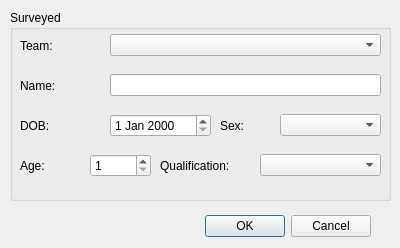
<?xml version="1.0" encoding="UTF-8"?>
<ui version="4.0">
 <class>ManCreateDialog</class>
 <widget class="QDialog" name="ManCreateDialog">
  <property name="geometry">
   <rect>
    <x>0</x>
    <y>0</y>
    <width>400</width>
    <height>248</height>
   </rect>
  </property>
  <property name="windowTitle">
   <string>Man create dialog</string>
  </property>
  <widget class="QDialogButtonBox" name="buttonBox">
   <property name="geometry">
    <rect>
     <x>30</x>
     <y>210</y>
     <width>341</width>
     <height>32</height>
    </rect>
   </property>
   <property name="orientation">
    <enum>Qt::Horizontal</enum>
   </property>
   <property name="standardButtons">
    <set>QDialogButtonBox::Cancel|QDialogButtonBox::Ok</set>
   </property>
  </widget>
  <widget class="QGroupBox" name="groupBox">
   <property name="geometry">
    <rect>
     <x>10</x>
     <y>10</y>
     <width>381</width>
     <height>191</height>
    </rect>
   </property>
   <property name="title">
    <string>Surveyed</string>
   </property>
   <widget class="QWidget" name="horizontalLayoutWidget">
    <property name="geometry">
     <rect>
      <x>10</x>
      <y>20</y>
      <width>81</width>
      <height>31</height>
     </rect>
    </property>
    <layout class="QHBoxLayout" name="horizontalLayout">
     <item>
      <widget class="QLabel" name="label">
       <property name="text">
        <string>Team:</string>
       </property>
      </widget>
     </item>
    </layout>
   </widget>
   <widget class="QWidget" name="verticalLayoutWidget">
    <property name="geometry">
     <rect>
      <x>100</x>
      <y>20</y>
      <width>271</width>
      <height>31</height>
     </rect>
    </property>
    <layout class="QVBoxLayout" name="verticalLayout">
     <item>
      <widget class="QComboBox" name="comboBox"/>
     </item>
    </layout>
   </widget>
   <widget class="QWidget" name="verticalLayoutWidget_2">
    <property name="geometry">
     <rect>
      <x>100</x>
      <y>60</y>
      <width>271</width>
      <height>31</height>
     </rect>
    </property>
    <layout class="QVBoxLayout" name="verticalLayout_2">
     <item>
      <widget class="QLineEdit" name="lineEdit"/>
     </item>
    </layout>
   </widget>
   <widget class="QWidget" name="horizontalLayoutWidget_2">
    <property name="geometry">
     <rect>
      <x>10</x>
      <y>60</y>
      <width>81</width>
      <height>31</height>
     </rect>
    </property>
    <layout class="QHBoxLayout" name="horizontalLayout_2">
     <item>
      <widget class="QLabel" name="label_2">
       <property name="text">
        <string>Name:</string>
       </property>
      </widget>
     </item>
    </layout>
   </widget>
   <widget class="QWidget" name="horizontalLayoutWidget_3">
    <property name="geometry">
     <rect>
      <x>10</x>
      <y>100</y>
      <width>81</width>
      <height>31</height>
     </rect>
    </property>
    <layout class="QHBoxLayout" name="horizontalLayout_3">
     <item>
      <widget class="QLabel" name="label_3">
       <property name="text">
        <string>DOB:</string>
       </property>
      </widget>
     </item>
    </layout>
   </widget>
   <widget class="QWidget" name="verticalLayoutWidget_3">
    <property name="geometry">
     <rect>
      <x>100</x>
      <y>100</y>
      <width>101</width>
      <height>31</height>
     </rect>
    </property>
    <layout class="QVBoxLayout" name="verticalLayout_3">
     <item>
      <widget class="QDateEdit" name="dateEdit"/>
     </item>
    </layout>
   </widget>
   <widget class="QWidget" name="horizontalLayoutWidget_4">
    <property name="geometry">
     <rect>
      <x>210</x>
      <y>100</y>
      <width>51</width>
      <height>31</height>
     </rect>
    </property>
    <layout class="QHBoxLayout" name="horizontalLayout_4">
     <item>
      <widget class="QLabel" name="label_4">
       <property name="text">
        <string>Sex:</string>
       </property>
      </widget>
     </item>
    </layout>
   </widget>
   <widget class="QWidget" name="verticalLayoutWidget_4">
    <property name="geometry">
     <rect>
      <x>270</x>
      <y>100</y>
      <width>101</width>
      <height>31</height>
     </rect>
    </property>
    <layout class="QVBoxLayout" name="verticalLayout_4">
     <item>
      <widget class="QComboBox" name="comboBox_2"/>
     </item>
    </layout>
   </widget>
   <widget class="QWidget" name="horizontalLayoutWidget_5">
    <property name="geometry">
     <rect>
      <x>10</x>
      <y>140</y>
      <width>61</width>
      <height>31</height>
     </rect>
    </property>
    <layout class="QHBoxLayout" name="horizontalLayout_5">
     <item>
      <widget class="QLabel" name="label_5">
       <property name="text">
        <string>Age:</string>
       </property>
      </widget>
     </item>
    </layout>
   </widget>
   <widget class="QWidget" name="verticalLayoutWidget_5">
    <property name="geometry">
     <rect>
      <x>80</x>
      <y>140</y>
      <width>61</width>
      <height>31</height>
     </rect>
    </property>
    <layout class="QVBoxLayout" name="verticalLayout_5">
     <item>
      <widget class="QSpinBox" name="spinBox">
       <property name="minimum">
        <number>1</number>
       </property>
      </widget>
     </item>
    </layout>
   </widget>
   <widget class="QWidget" name="horizontalLayoutWidget_6">
    <property name="geometry">
     <rect>
      <x>150</x>
      <y>140</y>
      <width>91</width>
      <height>31</height>
     </rect>
    </property>
    <layout class="QHBoxLayout" name="horizontalLayout_6">
     <item>
      <widget class="QLabel" name="label_6">
       <property name="text">
        <string>Qualification:</string>
       </property>
      </widget>
     </item>
    </layout>
   </widget>
   <widget class="QWidget" name="verticalLayoutWidget_6">
    <property name="geometry">
     <rect>
      <x>250</x>
      <y>140</y>
      <width>121</width>
      <height>31</height>
     </rect>
    </property>
    <layout class="QVBoxLayout" name="verticalLayout_6">
     <item>
      <widget class="QComboBox" name="comboBox_3"/>
     </item>
    </layout>
   </widget>
  </widget>
 </widget>
 <resources/>
 <connections>
  <connection>
   <sender>buttonBox</sender>
   <signal>accepted()</signal>
   <receiver>ManCreateDialog</receiver>
   <slot>accept()</slot>
   <hints>
    <hint type="sourcelabel">
     <x>248</x>
     <y>254</y>
    </hint>
    <hint type="destinationlabel">
     <x>157</x>
     <y>274</y>
    </hint>
   </hints>
  </connection>
  <connection>
   <sender>buttonBox</sender>
   <signal>rejected()</signal>
   <receiver>ManCreateDialog</receiver>
   <slot>reject()</slot>
   <hints>
    <hint type="sourcelabel">
     <x>316</x>
     <y>260</y>
    </hint>
    <hint type="destinationlabel">
     <x>286</x>
     <y>274</y>
    </hint>
   </hints>
  </connection>
 </connections>
</ui>
